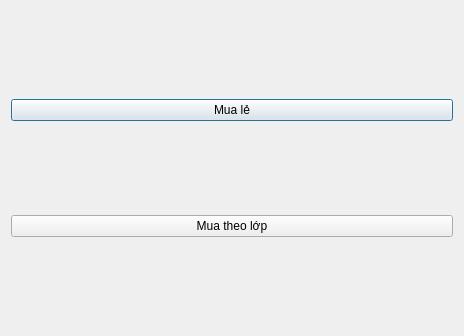
<?xml version="1.0" encoding="UTF-8"?>
<ui version="4.0">
 <class>thirdDialog</class>
 <widget class="QDialog" name="thirdDialog">
  <property name="geometry">
   <rect>
    <x>0</x>
    <y>0</y>
    <width>464</width>
    <height>336</height>
   </rect>
  </property>
  <property name="windowTitle">
   <string>Dialog</string>
  </property>
  <layout class="QHBoxLayout" name="horizontalLayout_2">
   <item>
    <layout class="QVBoxLayout" name="verticalLayout">
     <item>
      <widget class="QPushButton" name="pushButton_muale">
       <property name="text">
        <string>Mua lẻ</string>
       </property>
      </widget>
     </item>
     <item>
      <widget class="QPushButton" name="pushButton_mualop">
       <property name="text">
        <string>Mua theo lớp</string>
       </property>
      </widget>
     </item>
    </layout>
   </item>
  </layout>
 </widget>
 <resources/>
 <connections/>
</ui>
